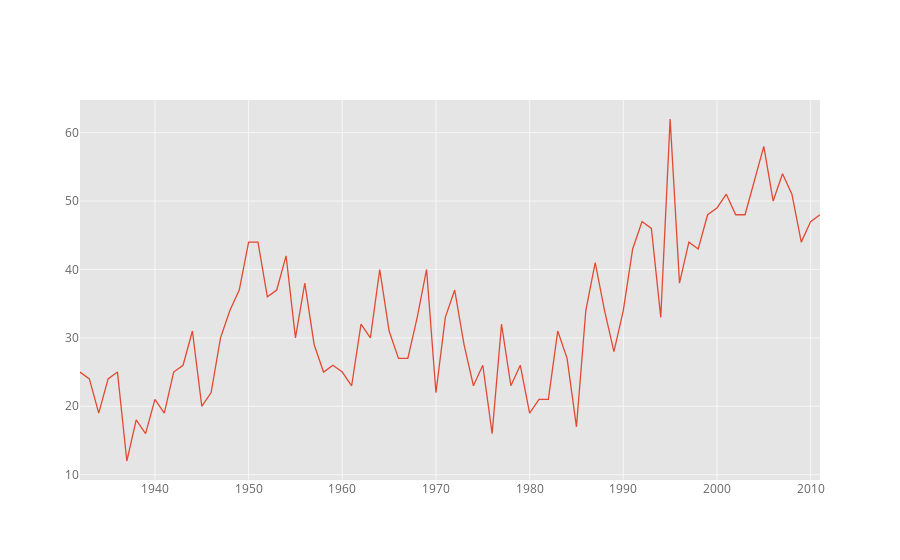

The notebook cell this image was saved under:
### Code cell
df2.iplot(kind='scatter', y='W', x ='year')

### Figure 1 — Plotly figure (JSON) as saved in the notebook; plotly's stock layout.template omitted (floating-point values rounded to 4 significant figures)
{"data": [{"line": {"color": "rgba(226, 74, 51, 1.0)", "dash": "solid", "shape": "linear", "width": 1.3}, "mode": "lines", "name": "W", "text": "", "type": "scatter", "x": [1932, 1933, 1934, 1935, 1936, 1937, 1938, 1939, 1940, 1941, 1942, 1943, 1944, 1945, 1946, 1947, 1948, 1949, 1950, 1951, 1952, 1953, 1954, 1955, 1956, 1957, 1958, 1959, 1960, 1961, 1962, 1963, 1964, 1965, 1966, 1967, 1968, 1969, 1970, 1971, 1972, 1973, 1974, 1975, 1976, 1977, 1978, 1979, 1980, 1981, 1982, 1983, 1984, 1985, 1986, 1987, 1988, 1989, 1990, 1991, 1992, 1993, 1994, 1995, 1996, 1997, 1998, 1999, 2000, 2001, 2002, 2003, 2005, 2006, 2007, 2008, 2009, 2010, 2011], "y": [25, 24, 19, 24, 25, 12, 18, 16, 21, 19, 25, 26, 31, 20, 22, 30, 34, 37, 44, 44, 36, 37, 42, 30, 38, 29, 25, 26, 25, 23, 32, 30, 40, 31, 27, 27, 33, 40, 22, 33, 37, 29, 23, 26, 16, 32, 23, 26, 19, 21, 21, 31, 27, 17, 34, 41, 34, 28, 34, 43, 47, 46, 33, 62, 38, 44, 43, 48, 49, 51, 48, 48, 58, 50, 54, 51, 44, 47, 48]}], "layout": {"legend": {"bgcolor": "#FFFFFF", "font": {"color": "#666666"}}, "paper_bgcolor": "#FFFFFF", "plot_bgcolor": "#E5E5E5", "title": {"font": {"color": "#151516"}}, "xaxis": {"gridcolor": "#F6F6F6", "showgrid": true, "tickfont": {"color": "#666666"}, "title": {"font": {"color": "#666666"}, "text": ""}, "zerolinecolor": "#F6F6F6"}, "yaxis": {"gridcolor": "#F6F6F6", "showgrid": true, "tickfont": {"color": "#666666"}, "title": {"font": {"color": "#666666"}, "text": ""}, "zerolinecolor": "#F6F6F6"}}}
